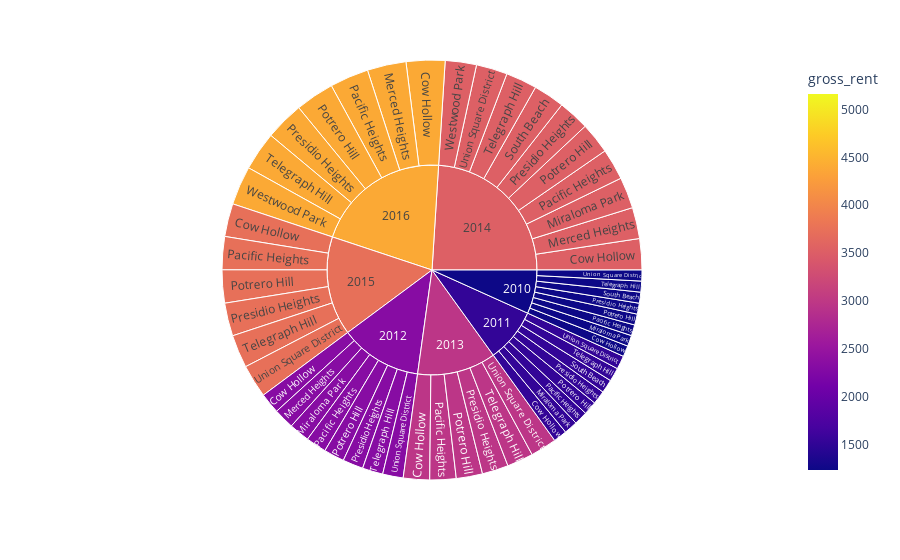

Here is the notebook cell this chart was saved with:
### Code cell
sunburst()

### Figure 1 — Plotly figure (JSON) as saved in the notebook; plotly's stock layout.template omitted (floating-point values rounded to 4 significant figures)
{"data": [{"branchvalues": "total", "customdata": [[1239], [1530], [2324], [2971], [3528], [3739], [4390], [2324], [3528], [4390], [1239], [1530], [2324], [3528], [1239], [1530], [2324], [2971], [3528], [3739], [4390], [1239], [1530], [2324], [2971], [3528], [3739], [4390], [1239], [1530], [2324], [2971], [3528], [3739], [4390], [1239], [1530], [3528], [1239], [1530], [2324], [2971], [3528], [3739], [4390], [1239], [1530], [2324], [2971], [3528], [3739], [3528], [4390], [1239], [1530], [2324], [2971], [3528], [3739], [4390]], "domain": {"x": [0, 1], "y": [0, 1]}, "hovertemplate": "labels=%{label}<br>gross_rent_sum=%{value}<br>parent=%{parent}<br>id=%{id}<br>gross_rent=%{color}<extra></extra>", "ids": ["2010/Cow Hollow", "2011/Cow Hollow", "2012/Cow Hollow", "2013/Cow Hollow", "2014/Cow Hollow", "2015/Cow Hollow", "2016/Cow Hollow", "2012/Merced Heights", "2014/Merced Heights", "2016/Merced Heights", "2010/Miraloma Park", "2011/Miraloma Park", "2012/Miraloma Park", "2014/Miraloma Park", "2010/Pacific Heights", "2011/Pacific Heights", "2012/Pacific Heights", "2013/Pacific Heights", "2014/Pacific Heights", "2015/Pacific Heights", "2016/Pacific Heights", "2010/Potrero Hill", "2011/Potrero Hill", "2012/Potrero Hill", "2013/Potrero Hill", "2014/Potrero Hill", "2015/Potrero Hill", "2016/Potrero Hill", "2010/Presidio Heights", "2011/Presidio Heights", "2012/Presidio Heights", "2013/Presidio Heights", "2014/Presidio Heights", "2015/Presidio Heights", "2016/Presidio Heights", "2010/South Beach", "2011/South Beach", "2014/South Beach", "2010/Telegraph Hill", "2011/Telegraph Hill", "2012/Telegraph Hill", "2013/Telegraph Hill", "2014/Telegraph Hill", "2015/Telegraph Hill", "2016/Telegraph Hill", "2010/Union Square District", "2011/Union Square District", "2012/Union Square District", "2013/Union Square District", "2014/Union Square District", "2015/Union Square District", "2014/Westwood Park", "2016/Westwood Park", "2010", "2011", "2012", "2013", "2014", "2015", "2016"], "labels": ["Cow Hollow", "Cow Hollow", "Cow Hollow", "Cow Hollow", "Cow Hollow", "Cow Hollow", "Cow Hollow", "Merced Heights", "Merced Heights", "Merced Heights", "Miraloma Park", "Miraloma Park", "Miraloma Park", "Miraloma Park", "Pacific Heights", "Pacific Heights", "Pacific Heights", "Pacific Heights", "Pacific Heights", "Pacific Heights", "Pacific Heights", "Potrero Hill", "Potrero Hill", "Potrero Hill", "Potrero Hill", "Potrero Hill", "Potrero Hill", "Potrero Hill", "Presidio Heights", "Presidio Heights", "Presidio Heights", "Presidio Heights", "Presidio Heights", "Presidio Heights", "Presidio Heights", "South Beach", "South Beach", "South Beach", "Telegraph Hill", "Telegraph Hill", "Telegraph Hill", "Telegraph Hill", "Telegraph Hill", "Telegraph Hill", "Telegraph Hill", "Union Square District", "Union Square District", "Union Square District", "Union Square District", "Union Square District", "Union Square District", "Westwood Park", "Westwood Park", "2010", "2011", "2012", "2013", "2014", "2015", "2016"], "marker": {"coloraxis": "coloraxis", "colors": [1239, 1530, 2324, 2971, 3528, 3739, 4390, 2324, 3528, 4390, 1239, 1530, 2324, 3528, 1239, 1530, 2324, 2971, 3528, 3739, 4390, 1239, 1530, 2324, 2971, 3528, 3739, 4390, 1239, 1530, 2324, 2971, 3528, 3739, 4390, 1239, 1530, 3528, 1239, 1530, 2324, 2971, 3528, 3739, 4390, 1239, 1530, 2324, 2971, 3528, 3739, 3528, 4390, 1239, 1530, 2324, 2971, 3528, 3739, 4390]}, "name": "", "parents": ["2010", "2011", "2012", "2013", "2014", "2015", "2016", "2012", "2014", "2016", "2010", "2011", "2012", "2014", "2010", "2011", "2012", "2013", "2014", "2015", "2016", "2010", "2011", "2012", "2013", "2014", "2015", "2016", "2010", "2011", "2012", "2013", "2014", "2015", "2016", "2010", "2011", "2014", "2010", "2011", "2012", "2013", "2014", "2015", "2016", "2010", "2011", "2012", "2013", "2014", "2015", "2014", "2016", "", "", "", "", "", "", ""], "type": "sunburst", "values": [1239, 1530, 2324, 2971, 3528, 3739, 4390, 2324, 3528, 4390, 1239, 1530, 2324, 3528, 1239, 1530, 2324, 2971, 3528, 3739, 4390, 1239, 1530, 2324, 2971, 3528, 3739, 4390, 1239, 1530, 2324, 2971, 3528, 3739, 4390, 1239, 1530, 3528, 1239, 1530, 2324, 2971, 3528, 3739, 4390, 1239, 1530, 2324, 2971, 3528, 3739, 3528, 4390, 9912, 12240, 18592, 17826, 35280, 22434, 30730]}], "layout": {"autosize": true, "coloraxis": {"cmid": 3200.0, "colorbar": {"title": {"text": "gross_rent"}}, "colorscale": [[0, "#0d0887"], [0.1111, "#46039f"], [0.2222, "#7201a8"], [0.3333, "#9c179e"], [0.4444, "#bd3786"], [0.5556, "#d8576b"], [0.6667, "#ed7953"], [0.7778, "#fb9f3a"], [0.8889, "#fdca26"], [1, "#f0f921"]]}, "legend": {"tracegroupgap": 0}, "margin": {"t": 60}}}
